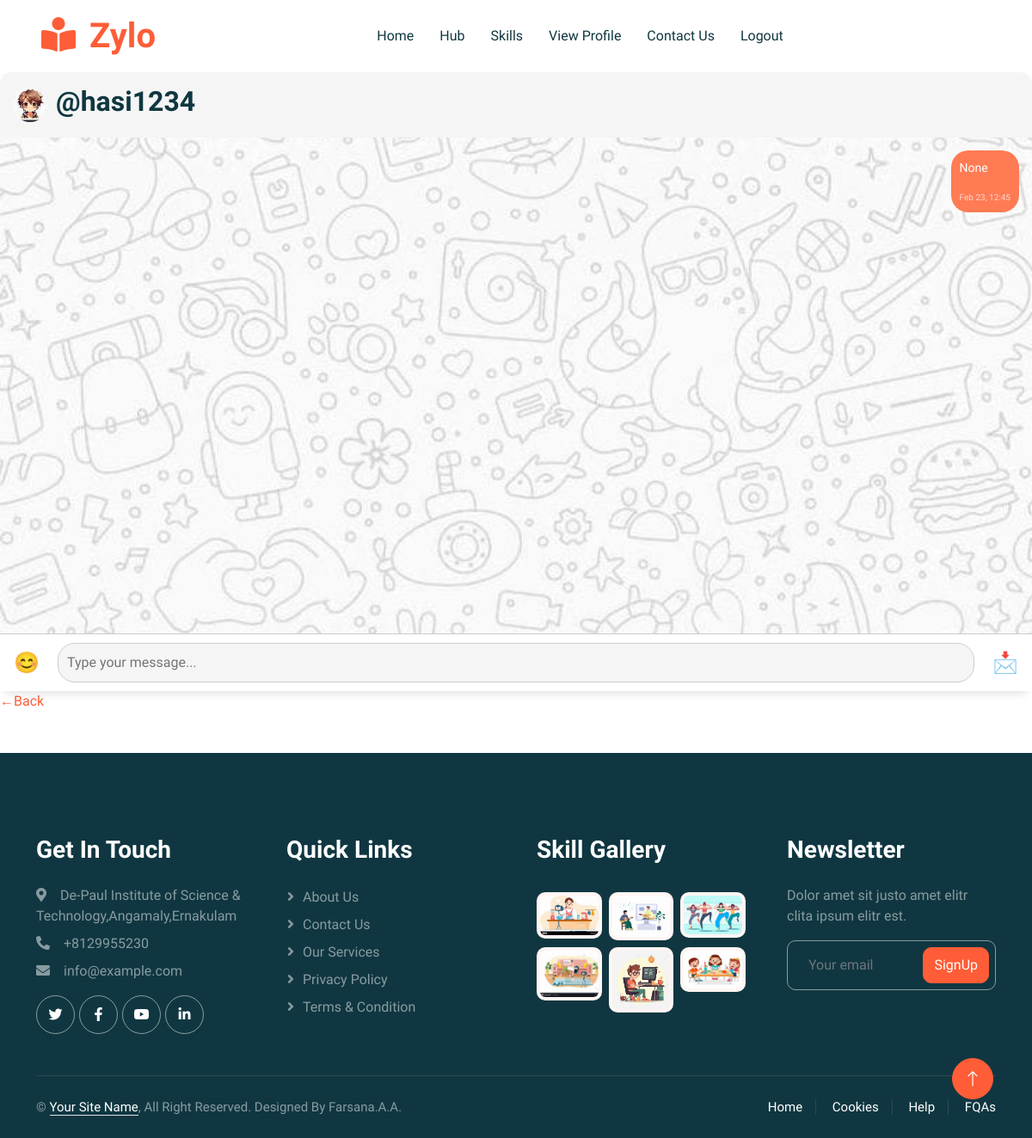
/message_user/18/ (signed in), run on the app's committed database.
### userapp/models.py (models this page shows)
class Register(AbstractUser):
    usertype = models.CharField(max_length=50,default="admin")
    contact = models.IntegerField(null=True)
    image = models.ImageField(upload_to='uploads/',null=True)
    bio = models.TextField(max_length=500,null=True)
    interests = models.TextField(max_length=100,null=True)
    skills = models.TextField(max_length=100,null=True)
    proof_document = models.FileField(upload_to='proof_videos/', null=True, blank=True)  # Accepts videos)
    is_listener = models.BooleanField(default=False)
    is_teacher = models.BooleanField(default=False)
    gender = models.CharField(max_length=50,null=True)
    full_name = models.CharField(max_length=100, null=True)
    is_approved = models.BooleanField(default=True)
    followers = models.ManyToManyField("self", symmetrical=False, related_name="following", blank=True)

class Message(models.Model):
    is_following = models.BooleanField(default=False)
    message = models.CharField(max_length=100, null=True)
    follower = models.ForeignKey(Register, on_delete=models.CASCADE,null=True,related_name="follower")
    message_created_at = models.DateTimeField(auto_now_add =True)
    followee = models.ForeignKey(Register, on_delete=models.CASCADE,null=True,related_name="followee")
    response = models.CharField(max_length=100, null=True)
    is_read = models.BooleanField(default=False)  # Add this field

### userapp/views.py (the view, shortened to what this page needs)
# urls.py: path('message_user/<int:id>/', views.message_user, name='message_user'),
@login_required
def message_user(request, id):
    followee = get_object_or_404(Register, id=id)  # Get recipient
    messages = Message.objects.filter(
        Q(follower=request.user, followee=followee) |
        Q(follower=followee, followee=request.user)
    ).order_by('message_created_at')
    return render(request, 'message_user.html', {'followee': followee, 'messages': messages})

### userapp/templates/message_user.html (shortened to what this page needs)
{% load static %}
{% include 'header.html' %}
<link rel="stylesheet" href="{% static 'css/messageuser.css' %}">
<div class="chat-container">
    <div class="chat-header">
        <img src="{{ followee.image.url }}" alt="Profile Pic" class="chat-profile-pic">
        <h2>@{{ followee.username }}</h2>
    </div>
    <div class="chat-messages">
        {% for message in messages %}
            <div class="message {% if message.follower == request.user %}sent{% else %}received{% endif %}">
                <p>{{ message.message }}</p>
                <span class="message-time">{{ message.message_created_at|date:"M d, H:i" }}</span>
            </div>
        {% empty %}
            <p>No messages yet.</p>
        {% endfor %}
    </div>
    <form method="post" class="chat-input" id="chatForm">
<div class="input-area">
        <button class="emoji-btn">😊</button>
        <input type="text" name="message" id="messageInput"placeholder="Type your message...">
        <button type="submit" class="send-btn">📩</button>
</div>
    </form>
</div>
<a href="javascript:history.back()" class="back-btn">←Back</a>
{% include 'footer.html' %}

### userapp/static/css/style.css (style rules this page uses)
:root { --primary: #FE5D37; --light: #FFF5F3; --dark: #103741; }
h1, h2, h3, h4, .h1, .h2, .h3, .h4, .display-1, .display-2, .display-3, .display-4, .display-5, .display-6 { font-family: 'Lobster Two', cursive; font-weight: 700; }

### userapp/static/css/messageuser.css (style rules this page uses)
.chat-container { width: 100%; max-width: 1450px; height: 90vh; margin: auto; display: flex; flex-direction: column; background: url("../img/e3.jpg") no-repeat center center/cover; border-radius: 15px; box-shadow: 0px 4px 10px rgba(0, 0, 0, 0.1); position: relative; margin-bottom: 0px; }
.chat-header { display: flex; align-items: center; padding: 15px; background: #f5f5f5; border-radius: 15px 15px 0 0; position: sticky; top: 0; }
.chat-profile-pic { width: 40px; height: 40px; border-radius: 50%; margin-right: 10px; }
.chat-messages { flex: 1; padding: 15px; overflow-y: auto; display: flex; flex-direction: column; }
.message { max-width: 70%; padding: 10px 15px; border-radius: 20px; margin-bottom: 10px; font-size: 14px; position: relative; cursor: pointer; }
.sent { align-self: flex-end; background: #ff7b54; color: white; padding: 10px; border-radius: 20px; max-width: 70%; text-align: left; }
.message-time { font-size: 10px; display: block; text-align: right; opacity: 0.7; margin-top: 5px; }
.chat-input { display: flex; align-items: center; padding: 10px; background: #fff; border-top: 1px solid #ccc; position: relative; }
.chat-input input { flex: 1; padding: 10px; border: none; border-radius: 20px; background: #f5f5f5; width: 80%; min-width: 200px; }
.send-btn { font-size: 20px; background: none; border: none; cursor: pointer; margin-left: 10px; }
.input-area { display: flex; align-items: center; gap: 10px; width: 100%; }
.emoji-btn { background: none; border: none; font-size: 24px; cursor: pointer; margin-right: 5px; }
.send-btn { background: none; border: none; font-size: 24px; cursor: pointer; margin-left: 5px; }
input#messageInput { flex-grow: 1; padding: 10px; min-width: 250px; border: 1px solid #ccc; border-radius: 20px; }

### data on the page
Register: image (picture), username "hasi1234"
Message: message "None", message_created_at "Feb 23, 12:45"
